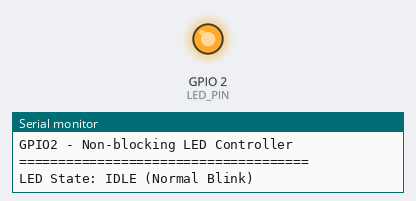
Bench run of a program on a simulated ESP32. On the bench: output pins drawn as LEDs (lit = HIGH), the last lines printed to the serial monitor.

Above: at 1.1 s.
At 18.1 s:
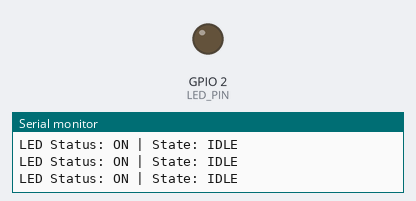
Timing chart, 0 to 41.1 s (numbered marks = the images above):
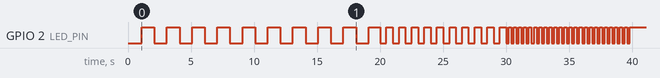

Measured:
- by itself, GPIO 2 (LED_PIN): goes 9 × (HIGH 1.0 s, LOW 1.0 s), HIGH 0.92 s, 10 × (LOW 0.50 s, HIGH 0.50 s), 24 × (LOW 0.20 s, HIGH 0.20 s), LOW 0.20 s, then HIGH

The program:

main.cpp
```cpp
#include <Arduino.h>

// GPIO Definitions
#define LED_PIN 2

// LED Status States
enum LEDState {
  IDLE,           // LED ปกติ - กระพริบช้า (1 วินาที)
  ACTIVE,         // LED ทำงาน - กระพริบเร็ว (500ms)
  ERROR_STATE,    // LED แสดงข้อผิดพลาด - กระพริบเร็วมาก (200ms)
  CONNECTED       // LED เชื่อมต่อสำเร็จ - ติดตลอด
};

// LED Control Structure
struct LEDController {
  int pin;
  LEDState state;
  unsigned long lastToggleTime;
  unsigned long toggleInterval;
  bool isOn;
};

LEDController ledCtrl = {
  .pin = LED_PIN,
  .state = IDLE,
  .lastToggleTime = 0,
  .toggleInterval = 1000,  // 1 second for IDLE
  .isOn = false
};

// ฟังก์ชันตั้งค่าสถานะ LED
void setLEDState(LEDState newState) {
  ledCtrl.state = newState;

  switch (newState) {
    case IDLE:
      ledCtrl.toggleInterval = 1000;  // กระพริบ 1 วินาที
      Serial.println("LED State: IDLE (Normal Blink)");
      break;
    case ACTIVE:
      ledCtrl.toggleInterval = 500;   // กระพริบ 500ms
      Serial.println("LED State: ACTIVE (Fast Blink)");
      break;
    case ERROR_STATE:
      ledCtrl.toggleInterval = 200;   // กระพริบ 200ms
      Serial.println("LED State: ERROR (Very Fast Blink)");
      break;
    case CONNECTED:
      digitalWrite(ledCtrl.pin, HIGH);
      ledCtrl.isOn = true;
      Serial.println("LED State: CONNECTED (Always ON)");
      break;
  }
}

// ฟังก์ชันอัปเดต LED โดยไม่ใช้ Delay
void updateLED() {
  unsigned long currentTime = millis();

  // ถ้าเป็น CONNECTED ให้ติดตลอด ไม่ต้องเช็ก
  if (ledCtrl.state == CONNECTED) {
    return;
  }

  // ตรวจสอบว่าถึงเวลา toggle หรือยัง
  if (currentTime - ledCtrl.lastToggleTime >= ledCtrl.toggleInterval) {
    ledCtrl.lastToggleTime = currentTime;
    ledCtrl.isOn = !ledCtrl.isOn;

    digitalWrite(ledCtrl.pin, ledCtrl.isOn ? HIGH : LOW);
  }
}

// ฟังก์ชันแสดงสถานะปัจจุบัน
void printLEDStatus() {
  Serial.print("LED Status: ");
  Serial.print(ledCtrl.isOn ? "ON" : "OFF");
  Serial.print(" | State: ");

  switch (ledCtrl.state) {
    case IDLE:
      Serial.println("IDLE");
      break;
    case ACTIVE:
      Serial.println("ACTIVE");
      break;
    case ERROR_STATE:
      Serial.println("ERROR");
      break;
    case CONNECTED:
      Serial.println("CONNECTED");
      break;
  }
}

void setup() {
  Serial.begin(9600);
  delay(1000);

  // ตั้งค่า GPIO
  pinMode(LED_PIN, OUTPUT);
  digitalWrite(LED_PIN, LOW);

  Serial.println("\n=== ESP32 LED Status Indicator ===");
  Serial.println("GPIO2 - Non-blocking LED Controller");
  Serial.println("=====================================\n");

  // เริ่มต้นด้วยสถานะ IDLE
  setLEDState(IDLE);
}

// ตัวแปรสำหรับเปลี่ยนสถานะ (สำหรับทดสอบ)
unsigned long lastStateChangeTime = 0;
unsigned long stateChangeInterval = 10000;  // เปลี่ยนสถานะทุก 10 วินาที
int stateCounter = 0;

void loop() {
  // อัปเดต LED อย่างต่อเนื่อง (non-blocking)
  updateLED();

  // แสดงสถานะ LED ทุก 2 วินาที
  static unsigned long lastPrintTime = 0;
  if (millis() - lastPrintTime >= 2000) {
    lastPrintTime = millis();
    printLEDStatus();
  }

  // เปลี่ยนสถานะ LED ทุก 10 วินาที (สำหรับทดสอบ)
  if (millis() - lastStateChangeTime >= stateChangeInterval) {
    lastStateChangeTime = millis();

    LEDState states[] = {IDLE, ACTIVE, ERROR_STATE, CONNECTED};
    setLEDState(states[stateCounter % 4]);
    stateCounter++;
  }
}
```
